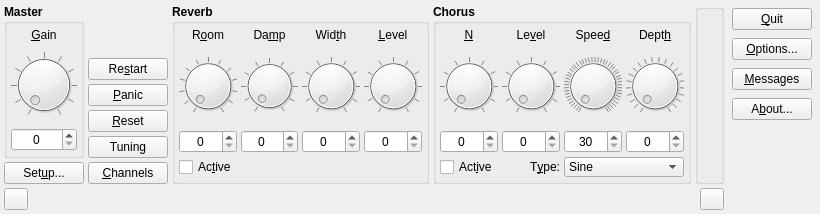
<?xml version="1.0" encoding="UTF-8"?>
<ui version="4.0">
 <author>rncbc aka Rui Nuno Capela</author>
 <comment>qsynth - A fluidsynth Qt GUI Interface.

   Copyright (C) 2003-2016, rncbc aka Rui Nuno Capela. All rights reserved.

   This program is free software; you can redistribute it and/or
   modify it under the terms of the GNU General Public License
   as published by the Free Software Foundation; either version 2
   of the License, or (at your option) any later version.

   This program is distributed in the hope that it will be useful,
   but WITHOUT ANY WARRANTY; without even the implied warranty of
   MERCHANTABILITY or FITNESS FOR A PARTICULAR PURPOSE.  See the
   GNU General Public License for more details.

   You should have received a copy of the GNU General Public License along
   with this program; if not, write to the Free Software Foundation, Inc.,
   51 Franklin Street, Fifth Floor, Boston, MA 02110-1301 USA.

 </comment>
 <class>qsynthMainForm</class>
 <widget class="QWidget" name="qsynthMainForm">
  <property name="geometry">
   <rect>
    <x>0</x>
    <y>0</y>
    <width>820</width>
    <height>214</height>
   </rect>
  </property>
  <property name="windowTitle">
   <string>Qsynth - A fluidsynth Qt GUI Interface</string>
  </property>
  <property name="windowIcon">
   <iconset resource="qsynth.qrc">
    <normaloff>:/images/qsynth.png</normaloff>:/images/qsynth.png</iconset>
  </property>
  <layout class="QGridLayout">
   <item row="2" column="1">
    <widget class="QPushButton" name="SystemResetPushButton">
     <property name="toolTip">
      <string>System reset</string>
     </property>
     <property name="text">
      <string>&amp;Panic</string>
     </property>
     <property name="icon">
      <iconset resource="qsynth.qrc">
       <normaloff>:/images/panic1.png</normaloff>:/images/panic1.png</iconset>
     </property>
    </widget>
   </item>
   <item row="6" column="0" colspan="5">
    <layout class="QHBoxLayout">
     <property name="spacing">
      <number>4</number>
     </property>
     <property name="leftMargin">
      <number>0</number>
     </property>
     <property name="topMargin">
      <number>0</number>
     </property>
     <property name="rightMargin">
      <number>0</number>
     </property>
     <property name="bottomMargin">
      <number>0</number>
     </property>
     <item>
      <widget class="QToolButton" name="NewEngineToolButton">
       <property name="minimumSize">
        <size>
         <width>22</width>
         <height>22</height>
        </size>
       </property>
       <property name="maximumSize">
        <size>
         <width>24</width>
         <height>24</height>
        </size>
       </property>
       <property name="focusPolicy">
        <enum>Qt::NoFocus</enum>
       </property>
       <property name="toolTip">
        <string>Add a new engine</string>
       </property>
       <property name="icon">
        <iconset resource="qsynth.qrc">
         <normaloff>:/images/add1.png</normaloff>:/images/add1.png</iconset>
       </property>
      </widget>
     </item>
     <item>
      <widget class="qsynthTabBar" name="TabBar" native="true">
       <property name="focusPolicy">
        <enum>Qt::StrongFocus</enum>
       </property>
       <property name="toolTip">
        <string>Engine selector (right-click for menu)</string>
       </property>
      </widget>
     </item>
     <item>
      <spacer>
       <property name="orientation">
        <enum>Qt::Horizontal</enum>
       </property>
       <property name="sizeType">
        <enum>QSizePolicy::Expanding</enum>
       </property>
       <property name="sizeHint" stdset="0">
        <size>
         <width>8</width>
         <height>8</height>
        </size>
       </property>
      </spacer>
     </item>
     <item>
      <widget class="QToolButton" name="DeleteEngineToolButton">
       <property name="minimumSize">
        <size>
         <width>22</width>
         <height>22</height>
        </size>
       </property>
       <property name="maximumSize">
        <size>
         <width>24</width>
         <height>24</height>
        </size>
       </property>
       <property name="focusPolicy">
        <enum>Qt::NoFocus</enum>
       </property>
       <property name="toolTip">
        <string>Delete current engine</string>
       </property>
       <property name="icon">
        <iconset resource="qsynth.qrc">
         <normaloff>:/images/remove1.png</normaloff>:/images/remove1.png</iconset>
       </property>
      </widget>
     </item>
    </layout>
   </item>
   <item row="1" column="1">
    <widget class="QPushButton" name="RestartPushButton">
     <property name="toolTip">
      <string>Complete engine restart</string>
     </property>
     <property name="text">
      <string>Re&amp;start</string>
     </property>
     <property name="icon">
      <iconset resource="qsynth.qrc">
       <normaloff>:/images/restart1.png</normaloff>:/images/restart1.png</iconset>
     </property>
    </widget>
   </item>
   <item row="0" column="0" rowspan="5">
    <widget class="QGroupBox" name="GainGroupBox">
     <property name="font">
      <font>
       <weight>75</weight>
       <bold>true</bold>
      </font>
     </property>
     <property name="title">
      <string>Master</string>
     </property>
     <layout class="QVBoxLayout">
      <property name="spacing">
       <number>4</number>
      </property>
      <property name="leftMargin">
       <number>4</number>
      </property>
      <property name="topMargin">
       <number>4</number>
      </property>
      <property name="rightMargin">
       <number>4</number>
      </property>
      <property name="bottomMargin">
       <number>4</number>
      </property>
      <item>
       <widget class="QLabel" name="GainTextLabel">
        <property name="font">
         <font>
          <weight>50</weight>
          <bold>false</bold>
         </font>
        </property>
        <property name="text">
         <string>&amp;Gain</string>
        </property>
        <property name="alignment">
         <set>Qt::AlignCenter</set>
        </property>
        <property name="wordWrap">
         <bool>false</bool>
        </property>
        <property name="buddy">
         <cstring>GainSpinBox</cstring>
        </property>
       </widget>
      </item>
      <item>
       <widget class="qsynthKnob" name="GainDial">
        <property name="font">
         <font>
          <weight>50</weight>
          <bold>false</bold>
         </font>
        </property>
        <property name="toolTip">
         <string>Master Gain</string>
        </property>
        <property name="maximum">
         <number>200</number>
        </property>
        <property name="orientation">
         <enum>Qt::Horizontal</enum>
        </property>
        <property name="notchTarget">
         <double>20.000000000000000</double>
        </property>
        <property name="notchesVisible">
         <bool>true</bool>
        </property>
       </widget>
      </item>
      <item>
       <widget class="QSpinBox" name="GainSpinBox">
        <property name="font">
         <font>
          <weight>50</weight>
          <bold>false</bold>
         </font>
        </property>
        <property name="toolTip">
         <string>Master Gain</string>
        </property>
        <property name="alignment">
         <set>Qt::AlignHCenter</set>
        </property>
        <property name="maximum">
         <number>200</number>
        </property>
       </widget>
      </item>
     </layout>
    </widget>
   </item>
   <item row="0" column="2" rowspan="6">
    <widget class="QGroupBox" name="ReverbGroupBox">
     <property name="font">
      <font>
       <weight>75</weight>
       <bold>true</bold>
      </font>
     </property>
     <property name="title">
      <string>Reverb</string>
     </property>
     <layout class="QGridLayout">
      <property name="leftMargin">
       <number>4</number>
      </property>
      <property name="topMargin">
       <number>4</number>
      </property>
      <property name="rightMargin">
       <number>4</number>
      </property>
      <property name="bottomMargin">
       <number>4</number>
      </property>
      <property name="spacing">
       <number>4</number>
      </property>
      <item row="3" column="0" colspan="4">
       <widget class="QCheckBox" name="ReverbActiveCheckBox">
        <property name="minimumSize">
         <size>
          <width>0</width>
          <height>20</height>
         </size>
        </property>
        <property name="font">
         <font>
          <weight>50</weight>
          <bold>false</bold>
         </font>
        </property>
        <property name="toolTip">
         <string>Reverb effect activation</string>
        </property>
        <property name="text">
         <string>Ac&amp;tive</string>
        </property>
       </widget>
      </item>
      <item row="2" column="3">
       <widget class="QSpinBox" name="ReverbLevelSpinBox">
        <property name="font">
         <font>
          <weight>50</weight>
          <bold>false</bold>
         </font>
        </property>
        <property name="toolTip">
         <string>Reverb Level</string>
        </property>
        <property name="alignment">
         <set>Qt::AlignHCenter</set>
        </property>
        <property name="maximum">
         <number>100</number>
        </property>
       </widget>
      </item>
      <item row="1" column="3">
       <widget class="qsynthKnob" name="ReverbLevelDial">
        <property name="font">
         <font>
          <weight>50</weight>
          <bold>false</bold>
         </font>
        </property>
        <property name="toolTip">
         <string>Reverb Level</string>
        </property>
        <property name="maximum">
         <number>100</number>
        </property>
        <property name="orientation">
         <enum>Qt::Horizontal</enum>
        </property>
        <property name="notchTarget">
         <double>10.000000000000000</double>
        </property>
        <property name="notchesVisible">
         <bool>true</bool>
        </property>
       </widget>
      </item>
      <item row="0" column="3">
       <widget class="QLabel" name="ReverbLevelTextLabel">
        <property name="font">
         <font>
          <weight>50</weight>
          <bold>false</bold>
         </font>
        </property>
        <property name="text">
         <string>&amp;Level</string>
        </property>
        <property name="alignment">
         <set>Qt::AlignCenter</set>
        </property>
        <property name="wordWrap">
         <bool>false</bool>
        </property>
        <property name="buddy">
         <cstring>ReverbLevelSpinBox</cstring>
        </property>
       </widget>
      </item>
      <item row="2" column="2">
       <widget class="QSpinBox" name="ReverbWidthSpinBox">
        <property name="font">
         <font>
          <weight>50</weight>
          <bold>false</bold>
         </font>
        </property>
        <property name="toolTip">
         <string>Reverb Width</string>
        </property>
        <property name="alignment">
         <set>Qt::AlignHCenter</set>
        </property>
        <property name="maximum">
         <number>100</number>
        </property>
       </widget>
      </item>
      <item row="0" column="2">
       <widget class="QLabel" name="ReverbWidthTextLabel">
        <property name="font">
         <font>
          <weight>50</weight>
          <bold>false</bold>
         </font>
        </property>
        <property name="text">
         <string>Wid&amp;th</string>
        </property>
        <property name="alignment">
         <set>Qt::AlignCenter</set>
        </property>
        <property name="wordWrap">
         <bool>false</bool>
        </property>
        <property name="buddy">
         <cstring>ReverbWidthSpinBox</cstring>
        </property>
       </widget>
      </item>
      <item row="1" column="2">
       <widget class="qsynthKnob" name="ReverbWidthDial">
        <property name="font">
         <font>
          <weight>50</weight>
          <bold>false</bold>
         </font>
        </property>
        <property name="toolTip">
         <string>Reverb Width</string>
        </property>
        <property name="maximum">
         <number>100</number>
        </property>
        <property name="orientation">
         <enum>Qt::Horizontal</enum>
        </property>
        <property name="notchTarget">
         <double>10.000000000000000</double>
        </property>
        <property name="notchesVisible">
         <bool>true</bool>
        </property>
       </widget>
      </item>
      <item row="2" column="1">
       <widget class="QSpinBox" name="ReverbDampSpinBox">
        <property name="font">
         <font>
          <weight>50</weight>
          <bold>false</bold>
         </font>
        </property>
        <property name="toolTip">
         <string>Reverb Damp Factor</string>
        </property>
        <property name="alignment">
         <set>Qt::AlignHCenter</set>
        </property>
        <property name="maximum">
         <number>100</number>
        </property>
       </widget>
      </item>
      <item row="0" column="1">
       <widget class="QLabel" name="ReverbDampTextLabel">
        <property name="font">
         <font>
          <weight>50</weight>
          <bold>false</bold>
         </font>
        </property>
        <property name="text">
         <string>Da&amp;mp</string>
        </property>
        <property name="alignment">
         <set>Qt::AlignCenter</set>
        </property>
        <property name="wordWrap">
         <bool>false</bool>
        </property>
        <property name="buddy">
         <cstring>ReverbDampSpinBox</cstring>
        </property>
       </widget>
      </item>
      <item row="1" column="1">
       <widget class="qsynthKnob" name="ReverbDampDial">
        <property name="font">
         <font>
          <weight>50</weight>
          <bold>false</bold>
         </font>
        </property>
        <property name="toolTip">
         <string>Reverb Damp Factor</string>
        </property>
        <property name="maximum">
         <number>100</number>
        </property>
        <property name="orientation">
         <enum>Qt::Horizontal</enum>
        </property>
        <property name="notchTarget">
         <double>10.000000000000000</double>
        </property>
        <property name="notchesVisible">
         <bool>true</bool>
        </property>
       </widget>
      </item>
      <item row="2" column="0">
       <widget class="QSpinBox" name="ReverbRoomSpinBox">
        <property name="font">
         <font>
          <weight>50</weight>
          <bold>false</bold>
         </font>
        </property>
        <property name="toolTip">
         <string>Reverb Room Size</string>
        </property>
        <property name="alignment">
         <set>Qt::AlignHCenter</set>
        </property>
        <property name="maximum">
         <number>120</number>
        </property>
       </widget>
      </item>
      <item row="0" column="0">
       <widget class="QLabel" name="ReverbRoomTextLabel">
        <property name="font">
         <font>
          <weight>50</weight>
          <bold>false</bold>
         </font>
        </property>
        <property name="text">
         <string>R&amp;oom</string>
        </property>
        <property name="alignment">
         <set>Qt::AlignCenter</set>
        </property>
        <property name="wordWrap">
         <bool>false</bool>
        </property>
        <property name="buddy">
         <cstring>ReverbRoomSpinBox</cstring>
        </property>
       </widget>
      </item>
      <item row="1" column="0">
       <widget class="qsynthKnob" name="ReverbRoomDial">
        <property name="font">
         <font>
          <weight>50</weight>
          <bold>false</bold>
         </font>
        </property>
        <property name="toolTip">
         <string>Reverb Room Size</string>
        </property>
        <property name="maximum">
         <number>120</number>
        </property>
        <property name="orientation">
         <enum>Qt::Horizontal</enum>
        </property>
        <property name="notchTarget">
         <double>10.000000000000000</double>
        </property>
        <property name="notchesVisible">
         <bool>true</bool>
        </property>
       </widget>
      </item>
     </layout>
    </widget>
   </item>
   <item row="0" column="4" rowspan="6">
    <widget class="QGroupBox" name="OutputGroupBox">
     <layout class="QVBoxLayout">
      <property name="spacing">
       <number>4</number>
      </property>
      <property name="leftMargin">
       <number>4</number>
      </property>
      <property name="topMargin">
       <number>4</number>
      </property>
      <property name="rightMargin">
       <number>4</number>
      </property>
      <property name="bottomMargin">
       <number>4</number>
      </property>
      <item>
       <widget class="qsynthMeter" name="OutputMeter" native="true">
        <property name="toolTip">
         <string>Output peak level</string>
        </property>
       </widget>
      </item>
     </layout>
    </widget>
   </item>
   <item row="0" column="5" rowspan="7">
    <layout class="QVBoxLayout">
     <property name="spacing">
      <number>8</number>
     </property>
     <property name="leftMargin">
      <number>4</number>
     </property>
     <property name="topMargin">
      <number>4</number>
     </property>
     <property name="rightMargin">
      <number>4</number>
     </property>
     <property name="bottomMargin">
      <number>4</number>
     </property>
     <item>
      <widget class="QPushButton" name="QuitPushButton">
       <property name="toolTip">
        <string>Quit this application</string>
       </property>
       <property name="text">
        <string>&amp;Quit</string>
       </property>
       <property name="icon">
        <iconset resource="qsynth.qrc">
         <normaloff>:/images/quit1.png</normaloff>:/images/quit1.png</iconset>
       </property>
       <property name="autoDefault">
        <bool>false</bool>
       </property>
      </widget>
     </item>
     <item>
      <widget class="QPushButton" name="OptionsPushButton">
       <property name="toolTip">
        <string>Show general options dialog</string>
       </property>
       <property name="text">
        <string>&amp;Options...</string>
       </property>
       <property name="icon">
        <iconset resource="qsynth.qrc">
         <normaloff>:/images/options1.png</normaloff>:/images/options1.png</iconset>
       </property>
       <property name="autoDefault">
        <bool>false</bool>
       </property>
      </widget>
     </item>
     <item>
      <widget class="QPushButton" name="MessagesPushButton">
       <property name="toolTip">
        <string>Show/hide the messages log window</string>
       </property>
       <property name="text">
        <string>&amp;Messages</string>
       </property>
       <property name="icon">
        <iconset resource="qsynth.qrc">
         <normaloff>:/images/messages1.png</normaloff>:/images/messages1.png</iconset>
       </property>
       <property name="checkable">
        <bool>true</bool>
       </property>
       <property name="autoDefault">
        <bool>false</bool>
       </property>
      </widget>
     </item>
     <item>
      <widget class="QPushButton" name="AboutPushButton">
       <property name="toolTip">
        <string>Show information about this application</string>
       </property>
       <property name="text">
        <string>A&amp;bout...</string>
       </property>
       <property name="icon">
        <iconset resource="qsynth.qrc">
         <normaloff>:/images/about1.png</normaloff>:/images/about1.png</iconset>
       </property>
       <property name="autoDefault">
        <bool>false</bool>
       </property>
      </widget>
     </item>
     <item>
      <spacer>
       <property name="orientation">
        <enum>Qt::Vertical</enum>
       </property>
       <property name="sizeType">
        <enum>QSizePolicy::Expanding</enum>
       </property>
       <property name="sizeHint" stdset="0">
        <size>
         <width>8</width>
         <height>8</height>
        </size>
       </property>
      </spacer>
     </item>
    </layout>
   </item>
   <item row="5" column="0">
    <widget class="QPushButton" name="SetupPushButton">
     <property name="toolTip">
      <string>Show instance settings and configuration dialog</string>
     </property>
     <property name="text">
      <string>Set&amp;up...</string>
     </property>
     <property name="icon">
      <iconset resource="qsynth.qrc">
       <normaloff>:/images/setup1.png</normaloff>:/images/setup1.png</iconset>
     </property>
     <property name="autoDefault">
      <bool>false</bool>
     </property>
    </widget>
   </item>
   <item row="5" column="1">
    <widget class="QPushButton" name="ChannelsPushButton">
     <property name="toolTip">
      <string>Show/hide the channels view window</string>
     </property>
     <property name="text">
      <string>&amp;Channels</string>
     </property>
     <property name="icon">
      <iconset resource="qsynth.qrc">
       <normaloff>:/images/channels1.png</normaloff>:/images/channels1.png</iconset>
     </property>
     <property name="checkable">
      <bool>true</bool>
     </property>
     <property name="autoDefault">
      <bool>false</bool>
     </property>
    </widget>
   </item>
   <item row="0" column="3" rowspan="6">
    <widget class="QGroupBox" name="ChorusGroupBox">
     <property name="font">
      <font>
       <weight>75</weight>
       <bold>true</bold>
      </font>
     </property>
     <property name="title">
      <string>Chorus</string>
     </property>
     <layout class="QGridLayout">
      <property name="leftMargin">
       <number>4</number>
      </property>
      <property name="topMargin">
       <number>4</number>
      </property>
      <property name="rightMargin">
       <number>4</number>
      </property>
      <property name="bottomMargin">
       <number>4</number>
      </property>
      <property name="spacing">
       <number>4</number>
      </property>
      <item row="3" column="2" colspan="2">
       <widget class="QComboBox" name="ChorusTypeComboBox">
        <property name="minimumSize">
         <size>
          <width>0</width>
          <height>20</height>
         </size>
        </property>
        <property name="font">
         <font>
          <weight>50</weight>
          <bold>false</bold>
         </font>
        </property>
        <property name="toolTip">
         <string>Chorus Modulation Type</string>
        </property>
        <item>
         <property name="text">
          <string>Sine</string>
         </property>
        </item>
        <item>
         <property name="text">
          <string>Triangle</string>
         </property>
        </item>
       </widget>
      </item>
      <item row="3" column="1">
       <widget class="QLabel" name="ChorusTypeTextLabel">
        <property name="minimumSize">
         <size>
          <width>0</width>
          <height>20</height>
         </size>
        </property>
        <property name="font">
         <font>
          <weight>50</weight>
          <bold>false</bold>
         </font>
        </property>
        <property name="text">
         <string>T&amp;ype:</string>
        </property>
        <property name="alignment">
         <set>Qt::AlignRight|Qt::AlignTrailing|Qt::AlignVCenter</set>
        </property>
        <property name="wordWrap">
         <bool>false</bool>
        </property>
        <property name="buddy">
         <cstring>ChorusTypeComboBox</cstring>
        </property>
       </widget>
      </item>
      <item row="3" column="0">
       <widget class="QCheckBox" name="ChorusActiveCheckBox">
        <property name="minimumSize">
         <size>
          <width>0</width>
          <height>20</height>
         </size>
        </property>
        <property name="font">
         <font>
          <weight>50</weight>
          <bold>false</bold>
         </font>
        </property>
        <property name="toolTip">
         <string>Chorus effect activation</string>
        </property>
        <property name="text">
         <string>Act&amp;ive</string>
        </property>
       </widget>
      </item>
      <item row="1" column="0">
       <widget class="qsynthKnob" name="ChorusNrDial">
        <property name="font">
         <font>
          <weight>50</weight>
          <bold>false</bold>
         </font>
        </property>
        <property name="toolTip">
         <string>Number of Chorus Stages</string>
        </property>
        <property name="maximum">
         <number>99</number>
        </property>
        <property name="orientation">
         <enum>Qt::Horizontal</enum>
        </property>
        <property name="notchTarget">
         <double>10.000000000000000</double>
        </property>
        <property name="notchesVisible">
         <bool>true</bool>
        </property>
       </widget>
      </item>
      <item row="0" column="0">
       <widget class="QLabel" name="ChorusNrTextLabel">
        <property name="font">
         <font>
          <weight>50</weight>
          <bold>false</bold>
         </font>
        </property>
        <property name="text">
         <string>&amp;N</string>
        </property>
        <property name="alignment">
         <set>Qt::AlignCenter</set>
        </property>
        <property name="wordWrap">
         <bool>false</bool>
        </property>
        <property name="buddy">
         <cstring>ChorusNrSpinBox</cstring>
        </property>
       </widget>
      </item>
      <item row="2" column="0">
       <widget class="QSpinBox" name="ChorusNrSpinBox">
        <property name="font">
         <font>
          <weight>50</weight>
          <bold>false</bold>
         </font>
        </property>
        <property name="toolTip">
         <string>Number of Chorus Stages</string>
        </property>
        <property name="alignment">
         <set>Qt::AlignHCenter</set>
        </property>
        <property name="maximum">
         <number>99</number>
        </property>
       </widget>
      </item>
      <item row="1" column="1">
       <widget class="qsynthKnob" name="ChorusLevelDial">
        <property name="font">
         <font>
          <weight>50</weight>
          <bold>false</bold>
         </font>
        </property>
        <property name="toolTip">
         <string>Chorus Level</string>
        </property>
        <property name="maximum">
         <number>100</number>
        </property>
        <property name="orientation">
         <enum>Qt::Horizontal</enum>
        </property>
        <property name="notchTarget">
         <double>10.000000000000000</double>
        </property>
        <property name="notchesVisible">
         <bool>true</bool>
        </property>
       </widget>
      </item>
      <item row="0" column="1">
       <widget class="QLabel" name="ChorusLevelTextLabel">
        <property name="font">
         <font>
          <weight>50</weight>
          <bold>false</bold>
         </font>
        </property>
        <property name="text">
         <string>Le&amp;vel</string>
        </property>
        <property name="alignment">
         <set>Qt::AlignCenter</set>
        </property>
        <property name="wordWrap">
         <bool>false</bool>
        </property>
        <property name="buddy">
         <cstring>ChorusLevelSpinBox</cstring>
        </property>
       </widget>
      </item>
      <item row="2" column="1">
       <widget class="QSpinBox" name="ChorusLevelSpinBox">
        <property name="font">
         <font>
          <weight>50</weight>
          <bold>false</bold>
         </font>
        </property>
        <property name="toolTip">
         <string>Chorus Level</string>
        </property>
        <property name="alignment">
         <set>Qt::AlignHCenter</set>
        </property>
        <property name="maximum">
         <number>100</number>
        </property>
       </widget>
      </item>
      <item row="1" column="2">
       <widget class="qsynthKnob" name="ChorusSpeedDial">
        <property name="font">
         <font>
          <weight>50</weight>
          <bold>false</bold>
         </font>
        </property>
        <property name="toolTip">
         <string>Chorus Speed (Hz)</string>
        </property>
        <property name="minimum">
         <number>30</number>
        </property>
        <property name="maximum">
         <number>500</number>
        </property>
        <property name="orientation">
         <enum>Qt::Horizontal</enum>
        </property>
        <property name="notchTarget">
         <double>10.000000000000000</double>
        </property>
        <property name="notchesVisible">
         <bool>true</bool>
        </property>
       </widget>
      </item>
      <item row="0" column="2">
       <widget class="QLabel" name="ChorusSpeedTextLabel">
        <property name="font">
         <font>
          <weight>50</weight>
          <bold>false</bold>
         </font>
        </property>
        <property name="toolTip">
         <string>Chorus Speed Hz</string>
        </property>
        <property name="text">
         <string>Spee&amp;d</string>
        </property>
        <property name="alignment">
         <set>Qt::AlignCenter</set>
        </property>
        <property name="wordWrap">
         <bool>false</bool>
        </property>
        <property name="buddy">
         <cstring>ChorusSpeedSpinBox</cstring>
        </property>
       </widget>
      </item>
      <item row="2" column="2">
       <widget class="QSpinBox" name="ChorusSpeedSpinBox">
        <property name="font">
         <font>
          <weight>50</weight>
          <bold>false</bold>
         </font>
        </property>
        <property name="toolTip">
         <string>Chorus Speed (Hz)</string>
        </property>
        <property name="alignment">
         <set>Qt::AlignHCenter</set>
        </property>
        <property name="minimum">
         <number>30</number>
        </property>
        <property name="maximum">
         <number>500</number>
        </property>
       </widget>
      </item>
      <item row="1" column="3">
       <widget class="qsynthKnob" name="ChorusDepthDial">
        <property name="font">
         <font>
          <weight>50</weight>
          <bold>false</bold>
         </font>
        </property>
        <property name="toolTip">
         <string>Chorus Depth (ms)</string>
        </property>
        <property name="maximum">
         <number>210</number>
        </property>
        <property name="orientation">
         <enum>Qt::Horizontal</enum>
        </property>
        <property name="notchTarget">
         <double>10.000000000000000</double>
        </property>
        <property name="notchesVisible">
         <bool>true</bool>
        </property>
       </widget>
      </item>
      <item row="0" column="3">
       <widget class="QLabel" name="ChorusDepthTextLabel">
        <property name="font">
         <font>
          <weight>50</weight>
          <bold>false</bold>
         </font>
        </property>
        <property name="text">
         <string>Dept&amp;h</string>
        </property>
        <property name="alignment">
         <set>Qt::AlignCenter</set>
        </property>
        <property name="wordWrap">
         <bool>false</bool>
        </property>
        <property name="buddy">
         <cstring>ChorusDepthSpinBox</cstring>
        </property>
       </widget>
      </item>
      <item row="2" column="3">
       <widget class="QSpinBox" name="ChorusDepthSpinBox">
        <property name="font">
         <font>
          <weight>50</weight>
          <bold>false</bold>
         </font>
        </property>
        <property name="toolTip">
         <string>Chorus Depth (ms)</string>
        </property>
        <property name="alignment">
         <set>Qt::AlignHCenter</set>
        </property>
        <property name="maximum">
         <number>210</number>
        </property>
       </widget>
      </item>
     </layout>
    </widget>
   </item>
   <item row="3" column="1">
    <widget class="QPushButton" name="ProgramResetPushButton">
     <property name="toolTip">
      <string>Program reset (all channels)</string>
     </property>
     <property name="text">
      <string>&amp;Reset</string>
     </property>
     <property name="icon">
      <iconset resource="qsynth.qrc">
       <normaloff>:/images/reset1.png</normaloff>:/images/reset1.png</iconset>
     </property>
    </widget>
   </item>
   <item row="4" column="1">
    <widget class="QPushButton" name="TuningPushButton">
     <property name="toolTip">
      <string>Retune individual notes</string>
     </property>
     <property name="text">
      <string>Tuning</string>
     </property>
     <property name="checkable">
      <bool>true</bool>
     </property>
    </widget>
   </item>
  </layout>
 </widget>
 <layoutdefault spacing="4" margin="4"/>
 <customwidgets>
  <customwidget>
   <class>QTabBar</class>
   <extends>QWidget</extends>
   <header>qtabbar.h</header>
   <container>1</container>
  </customwidget>
  <customwidget>
   <class>qsynthKnob</class>
   <extends>QDial</extends>
   <header>qsynthKnob.h</header>
  </customwidget>
  <customwidget>
   <class>qsynthTabBar</class>
   <extends>QTabBar</extends>
   <header>qsynthTabBar.h</header>
   <container>1</container>
  </customwidget>
  <customwidget>
   <class>qsynthMeter</class>
   <extends>QWidget</extends>
   <header>qsynthMeter.h</header>
  </customwidget>
 </customwidgets>
 <tabstops>
  <tabstop>SetupPushButton</tabstop>
  <tabstop>GainDial</tabstop>
  <tabstop>GainSpinBox</tabstop>
  <tabstop>SystemResetPushButton</tabstop>
  <tabstop>ChannelsPushButton</tabstop>
  <tabstop>ReverbRoomDial</tabstop>
  <tabstop>ReverbRoomSpinBox</tabstop>
  <tabstop>ReverbDampDial</tabstop>
  <tabstop>ReverbDampSpinBox</tabstop>
  <tabstop>ReverbWidthDial</tabstop>
  <tabstop>ReverbWidthSpinBox</tabstop>
  <tabstop>ReverbLevelDial</tabstop>
  <tabstop>ReverbLevelSpinBox</tabstop>
  <tabstop>ReverbActiveCheckBox</tabstop>
  <tabstop>ChorusNrDial</tabstop>
  <tabstop>ChorusNrSpinBox</tabstop>
  <tabstop>ChorusLevelDial</tabstop>
  <tabstop>ChorusLevelSpinBox</tabstop>
  <tabstop>ChorusSpeedDial</tabstop>
  <tabstop>ChorusSpeedSpinBox</tabstop>
  <tabstop>ChorusDepthDial</tabstop>
  <tabstop>ChorusDepthSpinBox</tabstop>
  <tabstop>ChorusActiveCheckBox</tabstop>
  <tabstop>ChorusTypeComboBox</tabstop>
  <tabstop>QuitPushButton</tabstop>
  <tabstop>OptionsPushButton</tabstop>
  <tabstop>MessagesPushButton</tabstop>
  <tabstop>AboutPushButton</tabstop>
 </tabstops>
 <resources>
  <include location="qsynth.qrc"/>
 </resources>
 <connections/>
</ui>
